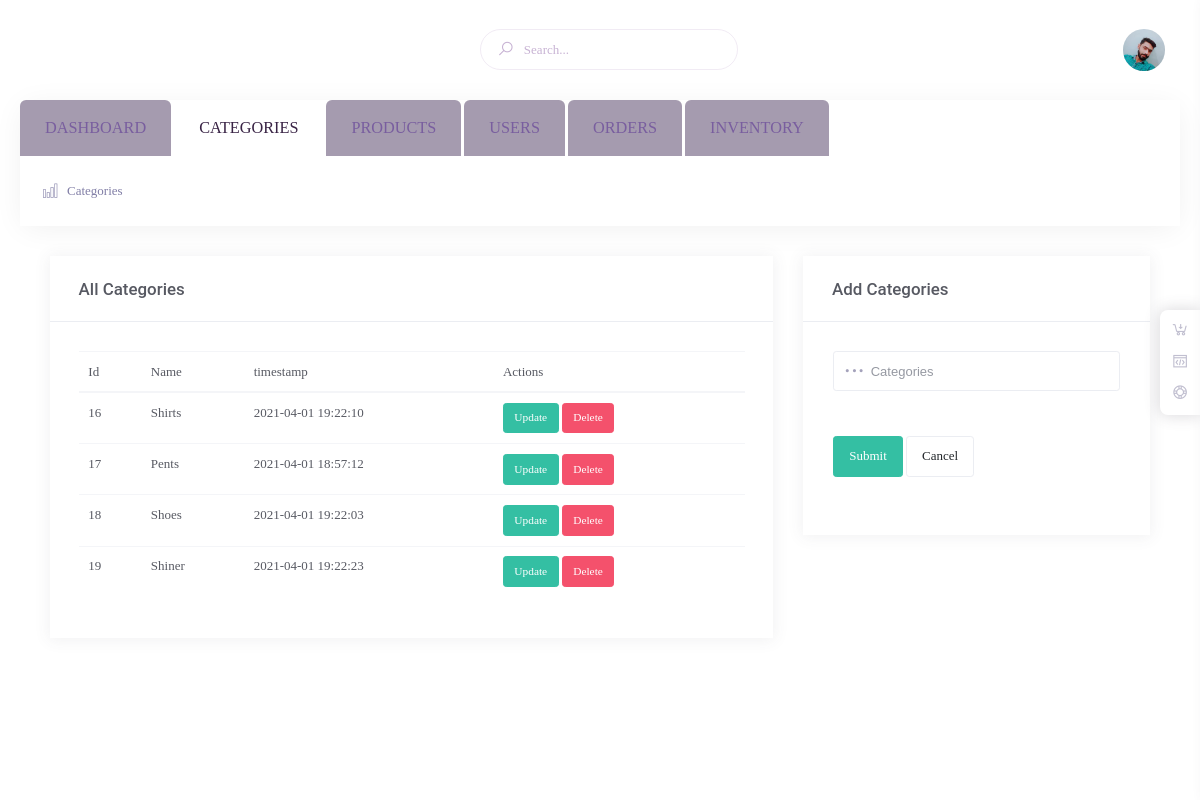
The app's page /admin/categories.php with its own data.
### tables this page shows
CREATE TABLE `categories` (
  `id` int(11) NOT NULL,
  `name` varchar(256) NOT NULL,
  `timestamp` timestamp NOT NULL DEFAULT CURRENT_TIMESTAMP ON UPDATE CURRENT_TIMESTAMP
);

### admin/categories.php (the view, shortened to what this page needs)
<?php
include 'include/header.php';
?>
<div class="container-fliud">
    <div class="row">
        <div class="col-md-8">
            <div class="m-portlet m-portlet--tab">
                <div class="m-portlet__head">
                    <div class="m-portlet__head-caption">
                        <div class="m-portlet__head-title">
                            <h3 class="m-portlet__head-text">
                                All Categories
                            </h3>
                        </div>
                    </div>
                </div>
                <div class="m-portlet__body">
                    <table class="table table-hover" id="myTable">
                        <thead>
                            <tr>
                                <th>Id</th>
                                <th>Name</th>
                                <th>timestamp</th>
                                <th>Actions</th>
                            </tr>
                        </thead>
                        <tbody>
                            <?php
                        $sql ="SELECT * FROM categories ";
                        $query =mysqli_query($conn,$sql);
                        while ($data = mysqli_fetch_array($query)) {
                    ?>
                            <tr>
                                <th><?php echo $data['id'];?></th>
                                <th><?php echo $data['name'];?></th>
                                <th><?php echo $data['timestamp'];?></th>
                                <td>
                                    <a href="edit-cat.php?id=<?php echo $data['id'];?>">
                                        <button class="btn btn-success btn-sm" style="color:white;">Update</button>
                                    </a>
                                    <button class="btn btn-danger btn-sm delid"
                                        delid="<?php echo $data['id']; ?>">Delete</button>
                                </td>
                            </tr>
                            <?php };?>
                        </tbody>
                    </table>
                </div>
            </div>
        </div>
        <div class="col-md-4 ">
            <div class="m-portlet m-portlet--tab">
                <div class="m-portlet__head">
                    <div class="m-portlet__head-caption">
                        <div class="m-portlet__head-title">
                            <h3 class="m-portlet__head-text">
                                Add Categories
                            </h3>
                        </div>
                    </div>
                </div>
                <form class="m-form m-form--fit m-form--label-align-right" id="formcat">
                    <div class="m-portlet__body">
                        <div class="form-group m-form__group">
                            <div class="m-input-icon m-input-icon--left">
                                <input type="text" class="form-control form-control-md m-input" placeholder="Categories"
                                    name="name">
                                <span class="m-input-icon__icon m-input-icon__icon--left"><span>
                                        <i class="flaticon-more-v2"></i>
                                    </span></span>
                            </div>
                        </div>
                        <div class="m-form__actions">
                            <input type="submit" value="Submit" class="btn btn-success">
                            <button type="reset" class="btn btn-secondary">Cancel</button>
                        </div>
                    </div>
                </form>
            </div>
        </div>
    </div>
</div>
<?php include 'include/footer.php';?>

### records on screen
categories: id "16", name "Shirts", timestamp "2021-04-01 19:22:10"
categories: id "17", name "Pents", timestamp "2021-04-01 18:57:12"
categories: id "18", name "Shoes", timestamp "2021-04-01 19:22:03"
categories: id "19", name "Shiner", timestamp "2021-04-01 19:22:23"
